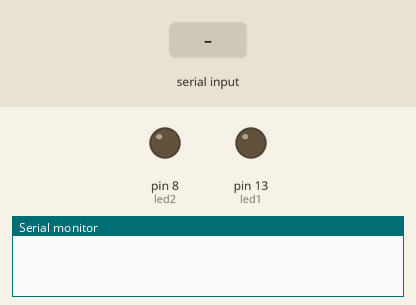
Recording of a sketch running on a simulated Arduino Uno, built with avr-gcc and run on an emulated ATmega328P. Shown: output pins drawn as LEDs (lit = HIGH), the last lines printed to the serial monitor. The inputs (shaded band) are chosen by the test bench.

Above: at 1.2 s.
1.3 s: "A" received over Serial
At 2.3 s:
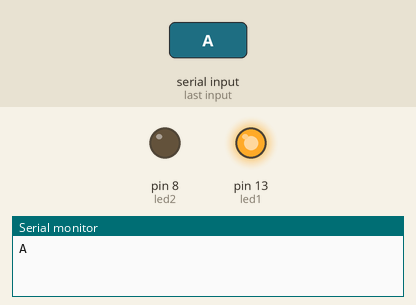
2.8 s: "C" received over Serial
At 3.4 s:
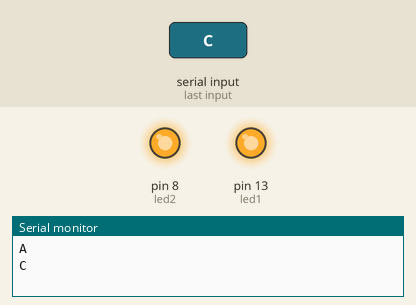
4.3 s: "B" received over Serial
At 5.7 s:
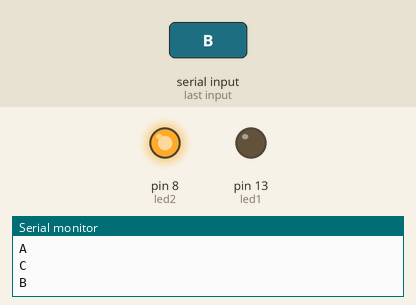
Timing chart, 0 to 7.3 s (numbered marks = the images above; inputs shaded):
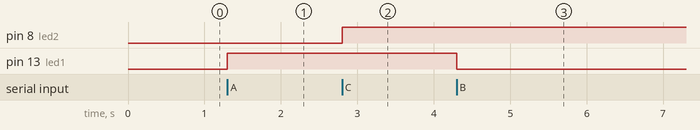

Measured:
- after the input at 1.3 s, pin 13 (led1): LOW → HIGH at once
- after the input at 2.8 s, pin 8 (led2): LOW → HIGH at once
- after the input at 4.3 s, pin 13 (led1): HIGH → LOW at once

The sketch:

BlueTooth.ino
```cpp
char orden;
const byte led1 = 13;
const byte led2 = 8;

void setup() {
	Serial.begin(9600);
	pinMode(led1, OUTPUT);
	pinMode(led2, OUTPUT);
}

void loop() {
	if (Serial.available() > 0){
		orden = Serial.read();
		Serial.println(orden);
	}

	switch(orden){
		case 'A':
		digitalWrite(led1, HIGH);
		break;
		case 'B':
		digitalWrite(led1, LOW);
		break;
		case 'C':
		digitalWrite(led2, HIGH);
		break;
		case 'D':
		digitalWrite(led2, LOW);
		break;
	}
}
```
